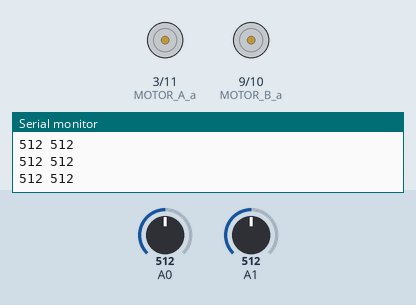
Recording of a sketch running on a simulated Arduino Uno, built with avr-gcc and run on an emulated ATmega328P. Shown: motor-driver pin pairs drawn as motors (green arrow = first pin HIGH = forward, orange = second pin HIGH = backward, longer = more drive), the last lines printed to the serial monitor. Inputs (shaded band) come from the test bench; at power-on: A0 = 512, A1 = 512.

Above: at 1.2 s.
1.3 s: A0 set to 46
2.8 s: A0 set to 38
At 2.99 s:
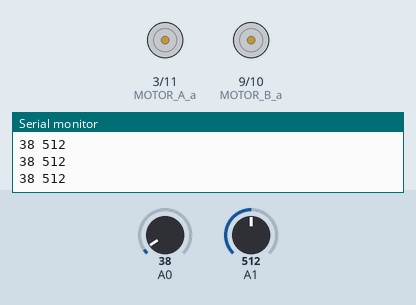
5.8 s: A1 set to 43
8.8 s: A1 set to 37
11.8 s: A0 set to 1023
14.8 s: A0 set to 30
Timing chart, 0 to 18.8 s (numbered marks = the images above; inputs shaded):
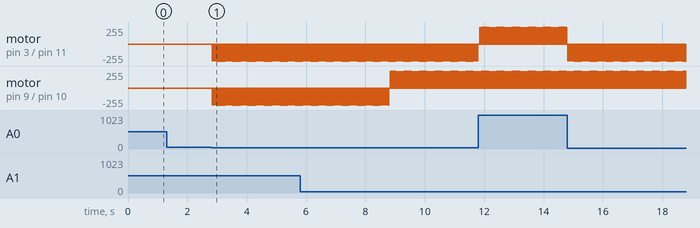

The sketch:

BlueRCa.ino
```cpp
#define MOTOR_A_a 3     //모터A의 +출력핀은 3번핀입니다
#define MOTOR_A_b 11    //모터A의 -출력핀은 11번핀입니다
#define MOTOR_B_a 9     //모터B의 +출력핀은 5번핀입니다
#define MOTOR_B_b 10     //모터B의 -출력핀은 6번핀입니다
#define MOTOR_SPEED 70  //모터의 기준속력입니다(0~255), 라인트레이서는 저속주행을 권장드립니다.
#define Threshold 40

unsigned char m_a_spd = 0, m_b_spd = 0; //모터의 속력을 저장하는 전역변수
boolean m_a_dir = 0, m_b_dir = 0; //모터의 방향을 결정하는 전역변수

void setup()
{
  TCCR1B = TCCR1B & 0b11111000 | 0x05;  //저속주행이 가능하도록 모터A PWM 주파수 변경
  TCCR2B = TCCR2B & 0b11111000 | 0x07;  //저속주행이 가능하도록 모터B PWM 주파수 변경

  //모터 제어 핀들을 출력으로 설정합니다.
  pinMode(MOTOR_A_a, OUTPUT);
  pinMode(MOTOR_A_b, OUTPUT);
  pinMode(MOTOR_B_a, OUTPUT);
  pinMode(MOTOR_B_b, OUTPUT);

  Serial.begin(9600);
}

void loop()
{
  linetrace_val();  //입력된 데이터에 따라 모터에 입력될 변수를 조정하는 함수
  motor_drive();    //모터를 구동하는 함수
}

void linetrace_val() //입력된 데이터에 따라 모터에 입력될 변수를 조정하는 함수
{
  int line_l = analogRead(A0);//digitalRead(LINESENS_L);
  int line_r = analogRead(A1);//digitalRead(LINESENS_R); //왼쪽과 오른쪽 라인센서의 감지값을 변수에 저장합니다.

  Serial.print(line_l);
  Serial.print(" ");
  Serial.println(line_r);

  if(line_l <= Threshold && line_r <= Threshold)      //라인이 감지되지 않을때 전진
  {
    m_a_dir = 0;  //모터A 정방향
    m_b_dir = 0;  //모터B 정방향
    m_a_spd = MOTOR_SPEED;  //모터A의 속력값 조정
    m_b_spd = MOTOR_SPEED;  //모터B의 속력값 조정
  }
  else if(line_l > Threshold && line_r <= Threshold) //왼쪽 센서 감지시 왼쪽으로 전진
  {
    m_a_dir = 1;  //모터A 역방향
    m_b_dir = 0;  //모터B 정방향
    m_a_spd = MOTOR_SPEED;  //모터A의 정지
    m_b_spd = MOTOR_SPEED;  //모터B의 속력값 조정
  }
  else if(line_l <= Threshold && line_r > Threshold)  //오른쪽 센서 감지시 오른쪽으로 전진
  {
    m_a_dir = 0;  //모터A 정방향
    m_b_dir = 1;  //모터B 역방향
    m_a_spd = MOTOR_SPEED;  //모터A의 속력값 조정
    m_b_spd = MOTOR_SPEED;  //모터B의 정지
  }
  else
  {
    m_a_dir = 0;  //모터A 정방향
    m_b_dir = 0;  //모터B 정방향
    m_a_spd = 0;  //모터A의 정지
    m_b_spd = 0;  //모터B의 정지
  }
}

void motor_drive()  //모터를 구동하는 함수
{
  if(m_a_dir == 0)
  {
    digitalWrite(MOTOR_A_a, LOW);     //모터A+ LOW
    analogWrite(MOTOR_A_b, m_a_spd);  //모터A-의 속력을 PWM 출력
  }
  else
  {
    analogWrite(MOTOR_A_a, m_a_spd);  //모터A+의 속력을 PWM 출력
    digitalWrite(MOTOR_A_b, LOW);     //모터A- LOW
  }
  if(m_b_dir == 1)
  {
    digitalWrite(MOTOR_B_a, LOW);     //모터B+ LOW
    analogWrite(MOTOR_B_b, m_b_spd);  //모터B-의 속력을 PWM 출력
  }
  else
  {
    analogWrite(MOTOR_B_a, m_b_spd);  //모터B+의 속력을 PWM 출력
    digitalWrite(MOTOR_B_b, LOW);     //모터B- LOW
  }
}
```

Measured:
- the behaviour switches between 41 and 40 on A0 (found by bisection; images 0 and 1)
- after the input at 2.8 s, motor on pin 3 (MOTOR_A_a) / pin 11 (MOTOR_A_b), motor on pin 9 (MOTOR_B_a) / pin 10 (MOTOR_B_b): alternates backward 255/255 for 0.01 s and stopped for 0.02 s, starting at once
